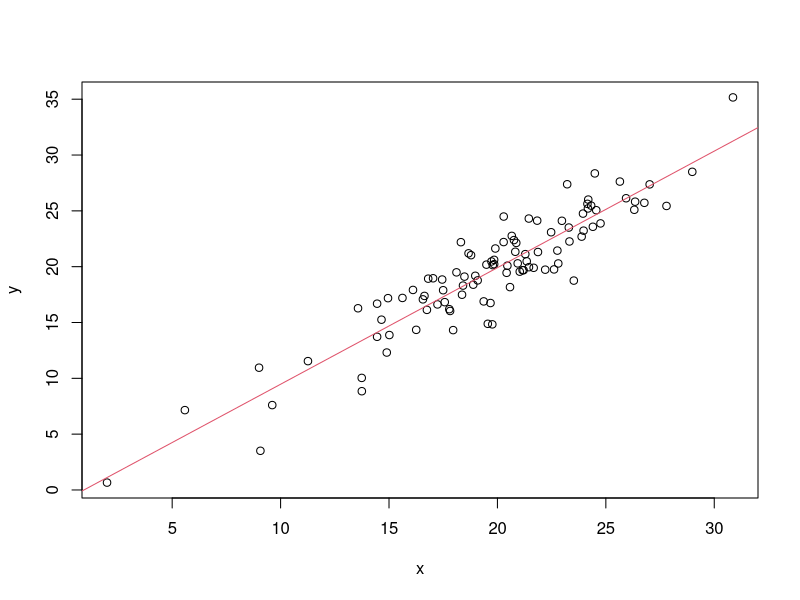

Reproduce this figure in R.
x = rnorm(100, mean = 20, sd = 5)
y = x + rnorm(100, mean = 0, sd = 2)
fit = lm(y~x)
summary(fit)
plot(x,y)
abline(fit, col=2)
